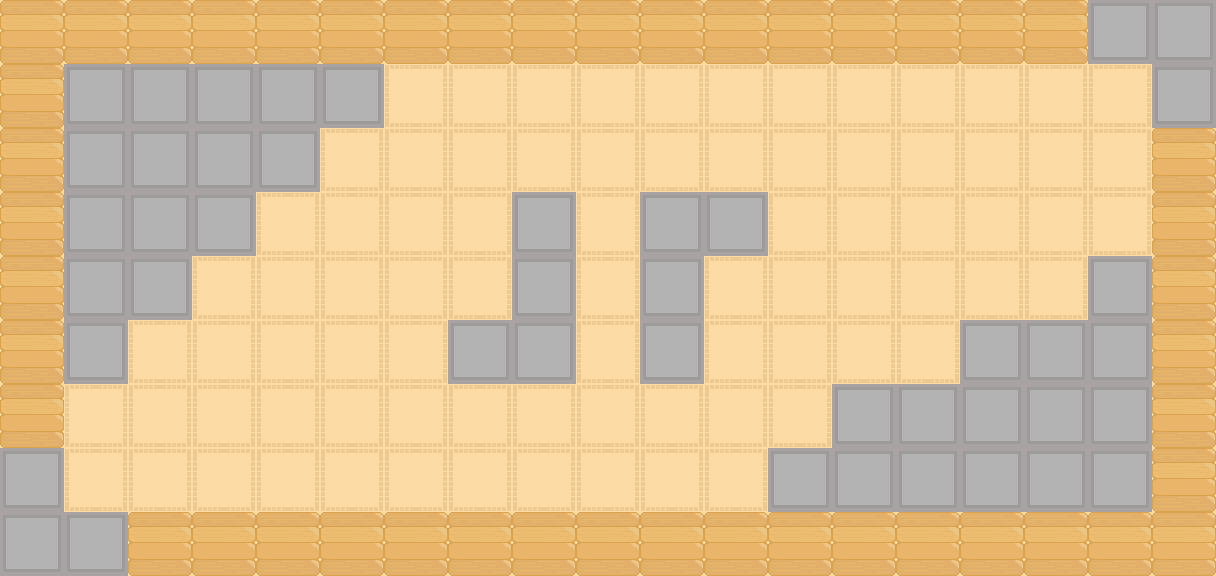

Below is a game level as drawn by its tile map, then a one-line description and the .tmx file that defines it, in full:
An orthogonal 19x9 tile map with 64x64 px tiles, 3 tile layers (floor, wall1, wall2), 3 tilesets.

<map version="1.10" tiledversion="1.11.0" orientation="orthogonal" renderorder="right-down" width="19" height="9" tilewidth="64" tileheight="64" infinite="0" nextlayerid="4" nextobjectid="1">
 <tileset firstgid="1" source="../floor.tsx" />
 <tileset firstgid="2" source="../wall.tsx" />
 <tileset firstgid="3" source="../images/game/background/wall2.tsx" />
 <layer id="1" name="floor" width="19" height="9">
  <data encoding="csv">
1,1,1,1,1,1,1,1,1,1,1,1,1,1,1,1,1,1,1,
1,1,1,1,1,1,1,1,1,1,1,1,1,1,1,1,1,1,1,
1,1,1,1,1,1,1,1,1,1,1,1,1,1,1,1,1,1,1,
1,1,1,1,1,1,1,1,1,1,1,1,1,1,1,1,1,1,1,
1,1,1,1,1,1,1,1,1,1,1,1,1,1,1,1,1,1,1,
1,1,1,1,1,1,1,1,1,1,1,1,1,1,1,1,1,1,1,
1,1,1,1,1,1,1,1,1,1,1,1,1,1,1,1,1,1,1,
1,1,1,1,1,1,1,1,1,1,1,1,1,1,1,1,1,1,1,
1,1,1,1,1,1,1,1,1,1,1,1,1,1,1,1,1,1,1
</data>
 </layer>
 <layer id="2" name="wall1" width="19" height="9">
  <data encoding="csv">
2,2,2,2,2,2,2,2,2,2,2,2,2,2,2,2,2,0,0,
2,0,0,0,0,0,0,0,0,0,0,0,0,0,0,0,0,0,0,
2,0,0,0,0,0,0,0,0,0,0,0,0,0,0,0,0,0,2,
2,0,0,0,0,0,0,0,0,0,0,0,0,0,0,0,0,0,2,
2,0,0,0,0,0,0,0,0,0,0,0,0,0,0,0,0,0,2,
2,0,0,0,0,0,0,0,0,0,0,0,0,0,0,0,0,0,2,
2,0,0,0,0,0,0,0,0,0,0,0,0,0,0,0,0,0,2,
0,0,0,0,0,0,0,0,0,0,0,0,0,0,0,0,0,0,2,
0,0,2,2,2,2,2,2,2,2,2,2,2,2,2,2,2,2,2
</data>
 </layer>
 <layer id="3" name="wall2" width="19" height="9">
  <data encoding="csv">
0,0,0,0,0,0,0,0,0,0,0,0,0,0,0,0,0,3,3,
0,3,3,3,3,3,0,0,0,0,0,0,0,0,0,0,0,0,3,
0,3,3,3,3,0,0,0,0,0,0,0,0,0,0,0,0,0,0,
0,3,3,3,0,0,0,0,3,0,3,3,0,0,0,0,0,0,0,
0,3,3,0,0,0,0,0,3,0,3,0,0,0,0,0,0,3,0,
0,3,0,0,0,0,0,3,3,0,3,0,0,0,0,3,3,3,0,
0,0,0,0,0,0,0,0,0,0,0,0,0,3,3,3,3,3,0,
3,0,0,0,0,0,0,0,0,0,0,0,3,3,3,3,3,3,0,
3,3,0,0,0,0,0,0,0,0,0,0,0,0,0,0,0,0,0
</data>
 </layer>
</map>
